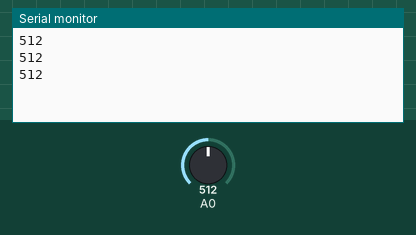
This sketch was run on a simulated Arduino Uno, built with avr-gcc and run on an emulated ATmega328P. Parts: the last lines printed to the serial monitor. The inputs (shaded band) are chosen by the test bench; at power-on: A0 = 512.

Above: at 1.3 s.
1.4 s: A0 set to 716
At 1.9 s:
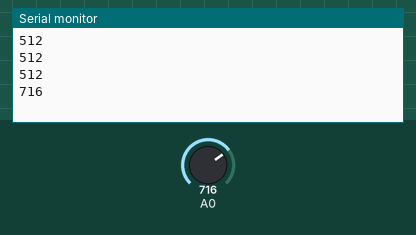
2.9 s: A0 set to 900
At 3.4 s:
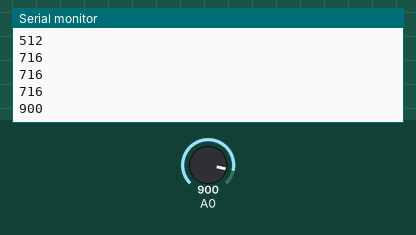
Timing chart, 0 to 5.9 s (numbered marks = the images above; inputs shaded):
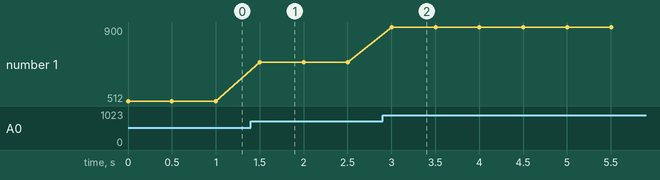

Measured:
- after the input at 1.4 s, the serial monitor: prints a new line after 0.10 s (image 1)
- after the input at 2.9 s, the serial monitor: prints a new line after 0.10 s (image 2)
- plotted number 1: 512 → 716 after the input at 1.4 s, 716 → 900 after the input at 2.9 s

The sketch:

SingleRefCheck.ino
```cpp
int a;
void setup(){
  Serial.begin(9600);
}
void loop(){
  a=analogRead(A0);
  Serial.println(a);
  delay(500);
}
```
